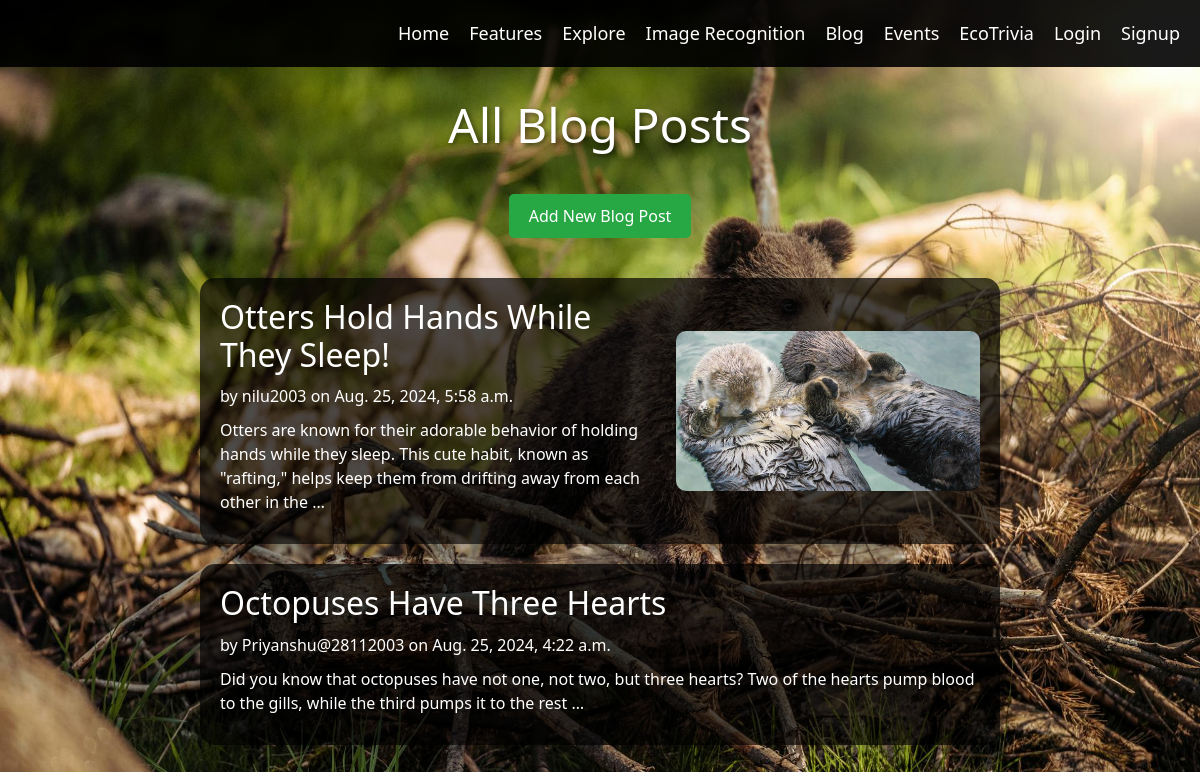
Screenshot of /blog/ with the database file from the repository.
### core/models.py (models this page shows, shortened)
class BlogPost(models.Model):
    title = models.CharField(max_length=200)
    content = models.TextField()
    image = models.ImageField(upload_to='blog_images/', blank=True, null=True)
    author = models.ForeignKey(User, on_delete=models.CASCADE)
    created_at = models.DateTimeField(auto_now_add=True)
    updated_at = models.DateTimeField(auto_now=True)

### core/views.py (the view)
# urls.py: path("blog/",core_views.blog,name="blog"),
def blog(request):
    posts = BlogPost.objects.all().order_by('-created_at')
    return render(request, 'core/blog.html', {'posts': posts})

### core/templates/core/blog.html (shortened to what this page needs)
{% extends "core/base.html" %}
{% load static %}
{% block content %}
{% include 'core/nav.html' %}
<br><br><br><br>
<h1>All Blog Posts</h1>
<div style="text-align: center; margin-bottom: 40px;">
    <a href="{% url 'add_blog_post' %}">
        <button style="background-color: #28a745; color: white; padding: 10px 20px; border: none; border-radius: 5px; cursor: pointer;">Add New Blog Post</button>
    </a>
</div>
{% for post in posts %}
    <div class="post">
        <div style="flex: 1;">
            <h2>{{ post.title }}</h2>
            <p>by {{ post.author.username }} on {{ post.created_at }}</p>
            <p>{{ post.content|truncatewords:30 }}</p>
        </div>
        {% if post.image %}
            <img src="{{ post.image.url }}" alt="{{ post.title }}">
        {% endif %}
    </div>
{% endfor %}
{% endblock content %}

### core/templates/core/base.html (shortened to what this page needs)
<!DOCTYPE html>
{% load static %}
<html lang="en">
<head>
    <link rel="stylesheet" href="{% static 'core/css/bootstrap.css' %}">
    <link rel="stylesheet" href="{% static 'core/css/core.css' %}">
</head>
<body>
        {% block content %}
        {% endblock content %}
</body>
</html>

### core/templates/core/nav.html (shortened to what this page needs)
<!DOCTYPE html>
<html lang="en">
<head>
</head>
<body>
    <nav>
        <ul style="list-style-type: none; margin: 0; padding: 0; display: flex; gap: 20px;">
            <li><a href="/" class="nav-link">Home</a></li>
            <li><a href="{% url 'features' %}" class="nav-link">Features</a></li>
            <li class="dropdown">
                <a href="#" id="encyclo-link" class="nav-link">Explore</a>
            </li>
            <li><a href="{% url 'upload' %}" class="nav-link">Image Recognition</a></li>
            <li><a href="{% url 'blog' %}" class="nav-link">Blog</a></li>
            <li><a href="/#events" class="nav-link">Events</a></li>
            <li><a href="{% url 'quiz_list' %}" class="nav-link">EcoTrivia</a></li>
            {% if request.user.is_authenticated %}
            <li><a href="{% url 'dashboard' %}" class="nav-link">Dashboard</a></li>
            <li><a href="{% url 'logout' %}" class="nav-link">Logout</a></li>
            {% else %}
            <li><a href="{% url 'login' %}" class="nav-link">Login</a></li>
            <li><a href="{% url 'signup' %}" class="nav-link">Signup</a></li>
            {% endif %}
        </ul>
    </nav>
</body>
</html>

### core/templates/core/nav.html (style rules this page uses)
nav { position: fixed; top: 0; left: 0; width: 100%; z-index: 1000; background-color: rgba(0, 0, 0, 0.9); padding: 20px 20px; display: flex; justify-content: flex-end; align-items: center; }
.nav-link { color: white; text-decoration: none; font-size: 18px; position: relative; display: inline-block; transition: color 0.3s ease, padding-bottom 0.3s ease; }
.nav-link::after { content: ""; position: absolute; left: 0; bottom: 0; width: 100%; height: 2px; background-color: green; transform: scaleX(0); transition: transform 0.3s ease; transform-origin: bottom right; }
.dropdown { position: relative; display: inline-block; }

### rows the page displays
BlogPost: title "Otters Hold Hands While They Sleep!", author.username "nilu2003", created_at "Aug. 25, 2024, 5:58 a.m.", content "Otters are known for their adorable behavior of holding hands while they sleep. This cute habit, known as \"rafting,\" helps keep them from drifting away from each other in the …", image (picture)
BlogPost: title "Octopuses Have Three Hearts", author.username "Priyanshu@28112003", created_at "Aug. 25, 2024, 4:22 a.m.", content "Did you know that octopuses have not one, not two, but three hearts? Two of the hearts pump blood to the gills, while the third pumps it to the rest …"
